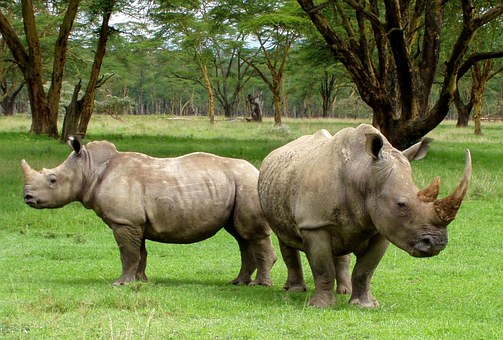
#> input picture Traditional Image Processing/Fourier_Transform_Convolution/test.jpg, 503 x 340 px
$ jupyter execute Image_Fourier_Transform_Convolution.ipynb
#> lines starting #> are read from the running program, lines starting #| are printed output that depends on the picture
[cell 1]
import numpy as np
import matplotlib.pyplot as plt
from PIL import Image

image = np.array(Image.open('test.jpg').convert('L'))
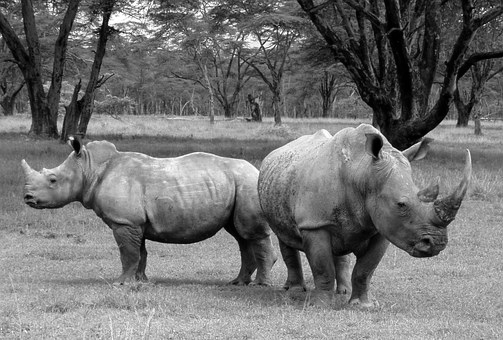
#> image: shape (340, 503); min 0, max 255, mean 114.5
plt.figure()
plt.imshow(image, cmap='gray')
plt.axis('off')
plt.title("Image")
plt.show()

[cell 2]
F = np.fft.fft2(image)

plt.figure()
plt.imshow(np.log1p(np.abs(np.fft.fftshift(F))), cmap='gray')  # log for visibility
plt.axis('off')
plt.title("Magnitude Spectrum")
plt.show()
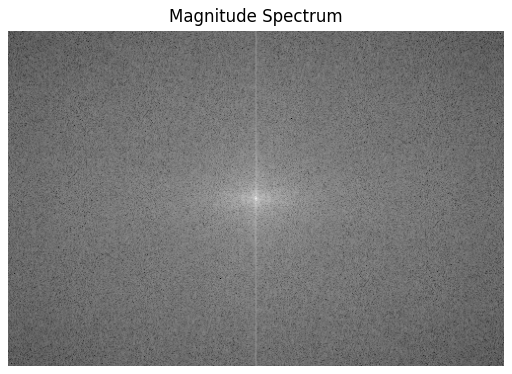
#> figure drawn by matplotlib, 1 panel

plt.figure()
plt.imshow(np.angle(np.fft.fftshift(F)), cmap='gray')
plt.axis('off')
plt.title("Phase Spectrum")
plt.show()
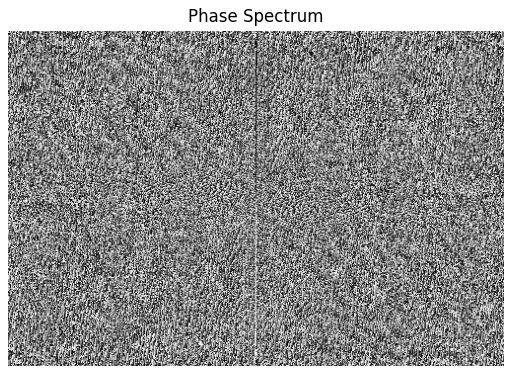
#> figure drawn by matplotlib, 1 panel

[cell 3]
################## Gaussian Filter ##################
def create_centered_gaussian(L, sigma=20):
    xy = np.linspace(-L // 2, L // 2, L)
    X, Y = np.meshgrid(xy, xy)
    # 2D Gaussian formula
    gaussian = np.exp(-(X**2 + Y**2) / (2 * sigma**2))
    # Normalize to range [0, 1]
    gaussian /= np.max(gaussian)
    gaussian /= (L**2)
    return gaussian

# Example usage
gaussian_image = create_centered_gaussian(11, sigma=2)
plt.figure()
plt.imshow(gaussian_image, cmap='gray')
plt.title("Centered 2D Gaussian")
plt.axis("off")
plt.show()
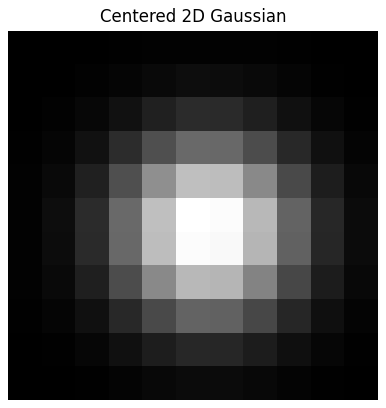
#> figure drawn by matplotlib, 1 panel

[cell 4]
gaussian_image_padded = np.zeros(image.shape)
h, w = gaussian_image.shape
gaussian_image_padded[:h, :w] = gaussian_image
del h, w
plt.figure()
plt.imshow(gaussian_image_padded, cmap='gray')
plt.title("2D Gaussian Padded")
plt.axis("off")
plt.show()
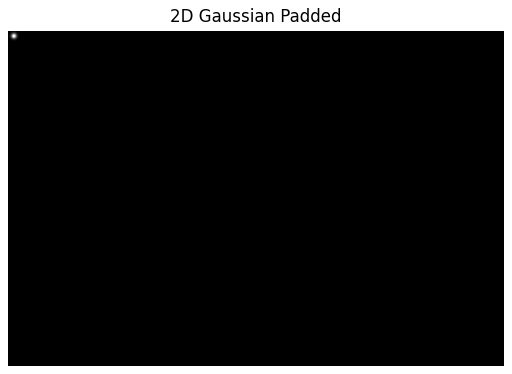
#> figure drawn by matplotlib, 1 panel

[cell 5]
F_G = np.fft.fft2(gaussian_image_padded)
plt.figure()
plt.imshow(np.log1p(np.abs(np.fft.fftshift(F_G))), cmap='gray')  # log for visibility
plt.axis('off')
plt.title("Magnitude Spectrum Gaussian Padded")
plt.show()
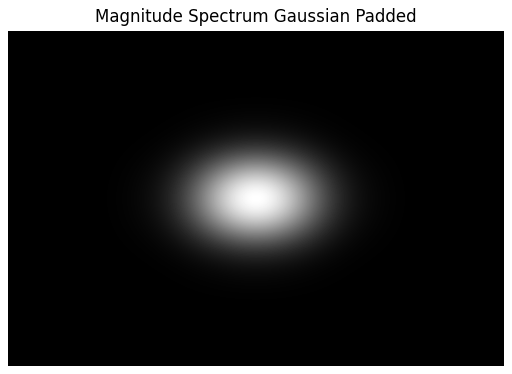
#> figure drawn by matplotlib, 1 panel

[cell 6]
################ Multiplying Gaussian by Image ##############
multiplied = F*F_G
plt.figure()
plt.imshow(np.log1p(np.abs(np.fft.fftshift(multiplied))), cmap='gray')  # log for visibility
plt.axis('off')
plt.title("Multiplied")
plt.show()
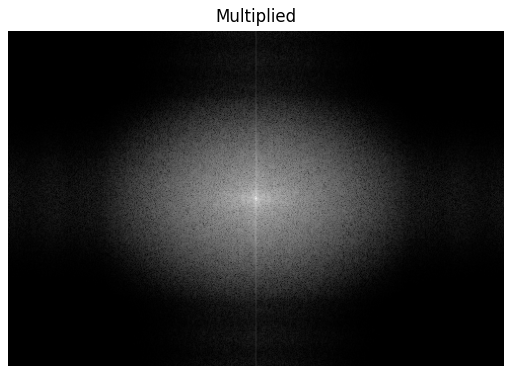
#> figure drawn by matplotlib, 1 panel

[cell 7]
result = np.fft.ifft2(multiplied)
plt.figure()
plt.imshow(np.abs(result), cmap='gray')
plt.axis('off')
plt.title("Gaussian Filter")
plt.show()
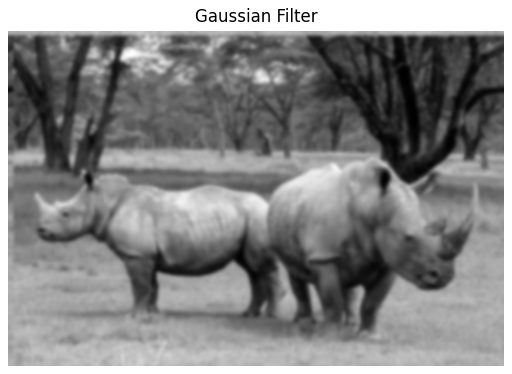
#> figure drawn by matplotlib, 1 panel
